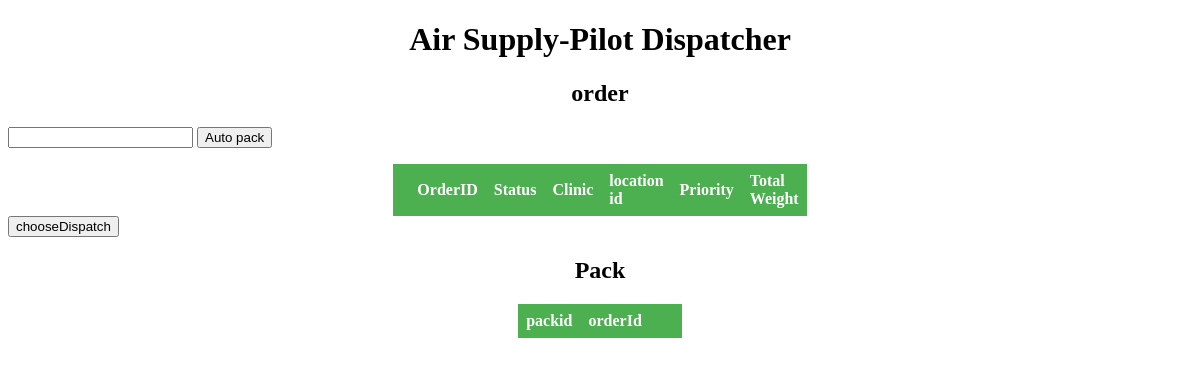
/dispatcher_order, run on an earlier commit of the app's database.
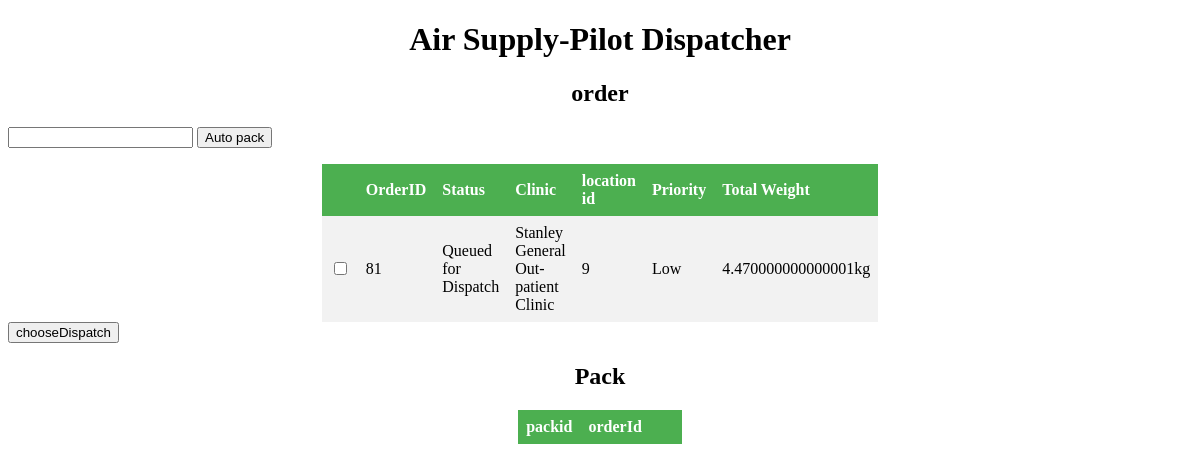
And on a later commit of the database.
### login/models.py (models this page shows, shortened)
class Order(models.Model):
	status = models.CharField(max_length=30)
	priority = models.IntegerField()
	items = models.ManyToManyField(Item, through='Order_Item')
	location = models.ForeignKey(Location, on_delete=models.CASCADE)
	orderTime = models.DateTimeField(null = True)
	dispatchedTime = models.DateTimeField(null = True)
	deliveredTime = models.DateTimeField(null = True)
	packed = models.BooleanField()
	def getCombinedWeight(self):
		totalWeight = 0.0
		for item in self.items.all():
			totalWeight += float(item.shipping_weight) * Order_Item.objects.get(item_id = item.id, order_id = self.id).quantity
		return totalWeight

class Location(models.Model):
	group = models.CharField(max_length=30)
	name = models.CharField(max_length=50)
	latitude = models.DecimalField(max_digits=11, decimal_places=6)
	longitude = models.DecimalField(max_digits=11, decimal_places=6)
	altitude = models.IntegerField()
	Distance = models.ManyToManyField("self", through='Distance', through_fields=('location1', 'location2'), symmetrical=False)

class Item(models.Model):
	category = models.CharField(max_length=30)
	description = models.CharField(max_length=50)
	shipping_weight = models.DecimalField(max_digits=6, decimal_places=3)
	image = models.ImageField()

class Order_Item(models.Model):
    order = models.ForeignKey(Order, on_delete=models.CASCADE)
    item = models.ForeignKey(Item, on_delete=models.CASCADE)
    quantity = models.IntegerField()

### login/dispatcherViews.py (the view)
# urls.py: path('dispatcher_order', dispatcherViews.dispatcherOrder.as_view(), name = 'dispatcher_order'),
class dispatcherOrder(ListView):
    model = Order
    template_name = "dispatcherOrder.html"
    def get_queryset(self):
        return super().get_queryset().filter(status = 'Queued for Dispatch', packed = False)
    def get_context_data(self, **kwargs):
        context = super().get_context_data(**kwargs)
        context["packs"] = Pack.objects.all()
        return context

### login/tag/tag.py (called while the page is built)
@register.filter
def getCombinedWeight(value):
    return value.getCombinedWeight()

### template/dispatcherOrder.html (shortened to what this page needs)
<!doctype html>
{% load tag %}
<html>
  <head>
  </head>
  <body>
    <h1 style="text-align:center;">Air Supply-Pilot Dispatcher</h1>
    <h2 style="text-align:center;">order</h2>
    <p align="right">
      <form action="/autopack" method="POST">
        <input type="text" name="weightLimit" id="weightLimit">
        <input type="submit" value="Auto pack" >
      </form>
    </p>
    <form>
    <table align="center">
      <tr>
        <th></th>
        <th><label>OrderID</label></th>
        <th><label>Status</label></th>
        <th><label>Clinic</label></th>
        <th><label>location id</label></th>
        <th><label>Priority</label></th>
        <th><label>Total Weight</label></th>
      </tr>
      {% for order in order_list %}
      <tr>
        <td><input type="checkbox" name="orderId[]" value="{{order.id}}"></td>
        <td>{{order.id}}</td>
        <td>{{order.status}}</td>
        <td>{{order.location.name}}</td>
        <td>{{order.location.id}}</td>
        <td><label>{% if order.priority == 1 %}Low{% endif %}{% if order.priority == 2 %}Medium{% endif %}{% if order.priority == 3 %}High{% endif %}</label></td>
        <td><label>{{ order|getCombinedWeight }}kg</label></td>
      </tr>
      {% endfor %}
    </table>
    <button type="submit" formaction="/chooseDispatch" formmethod="POST">chooseDispatch</button>
    </form>
    <form method="POST" action="/createCSV">
    <h2 style="text-align:center;">Pack</h2>
    <table align="center">
      <tr>
        <th>packid</th>
        <th>orderId</th>
        <th></th>
        <th></th>
      </tr>
    </table>
    </form>
  </body>
</html>

What changed in the data, as far as the page shows it:
added Order: id "81", status "Queued for Dispatch", location.name "Stanley General Out-patient Clinic", location.id "9", priority "Low", id.quantity "4.470000000000001"
